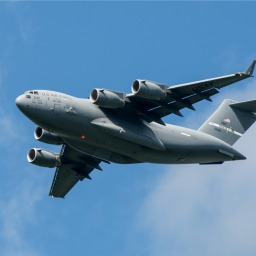
#> input picture PRECESSING/ImageData/plane_256x256.jpg, 256 x 256 px, found by its file name
$ jupyter execute --allow-errors ImageProcess.ipynb   (shell and % lines are left out)
#> lines starting #> are read from the running program, lines starting #| are printed output that depends on the picture; after the words box and inside, x2 and y2 are one past the last pixel; in counts of white or black regions, pixels touching at a corner belong together
[cell 1]
"""
图像打开
平滑，钝化，锐化，裁剪，对比对提升
颜色分离
"""


import cv2
cv2.__version__

[cell 2]
image=cv2.imread("skitlearn/PRECESSING/ImageData/plane.jpg",cv2.IMREAD_GRAYSCALE)
import matplotlib.pyplot as plt

#> (the rest of this cell did not finish here and is left out)

[cell 3]
import numpy as np
image=np.array(image)
image.shape

[cell 4]
image.ndim
#> Out = 0

[cell 5]
image_bgr=cv2.imread("skitlearn/PRECESSING/ImageData/plane.jpg",cv2.IMREAD_COLOR)#BGR
#> (the rest of this cell did not finish here and is left out)

[cell 6]
image_bgr=cv2.imread("skitlearn/PRECESSING/ImageData/plane.jpg",cv2.IMREAD_COLOR)
#> (the rest of this cell did not finish here and is left out)

#> (a cell that did not finish here is left out)

[cell 8]
image=cv2.imread("skitlearn/PRECESSING/ImageData/plane_256x256.jpg",cv2.IMREAD_GRAYSCALE)
#> image: shape (256, 256); min 0, max 252, mean 124.4
image_blurry=cv2.blur(image,(50,50))
plt.imshow(image_blurry,cmap='gray')
plt.show()

[cell 9]
image_rgb=cv2.imread("skitlearn/PRECESSING/ImageData/plane_256x256.jpg",cv2.IMREAD_COLOR)
#> image_rgb is the input picture: shape (256, 256, 3); mean B, G, R 169, 133.1, 90.5
image_rgb=cv2.cvtColor(image_rgb,cv2.COLOR_BGR2RGB)
plt.imshow(image_rgb)
plt.show()

[cell 10]
kernel=[
    [0,-1,0],
    [-1,4,-1],
    [0,-1,0]
]
kernel=np.array(kernel)
image_sharp=cv2.filter2D(image_rgb,-1,kernel)
plt.imshow(image_sharp)
plt.show()

[cell 11]
kernel=[
    [0,-1,0],
    [-1,5,-1],
    [0,-1,0]
]
kernel=np.array(kernel)
image_sharp=cv2.filter2D(image_rgb,-1,kernel)
plt.imshow(image_sharp)
plt.show()

[cell 12]
image_gray=cv2.imread("skitlearn/PRECESSING/ImageData/plane_256x256.jpg",cv2.IMREAD_GRAYSCALE)

[cell 13]
image_enhance=cv2.equalizeHist(image_gray)
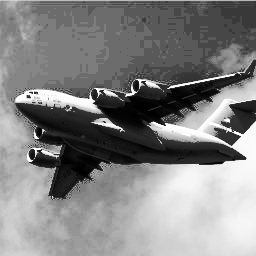
#> image_enhance: shape (256, 256); min 0, max 255, mean 130.8
plt.imshow(image_enhance,cmap='gray')
plt.show()

[cell 14]
image_yuv=cv2.cvtColor(image_rgb,cv2.COLOR_RGB2YUV)
#> image_yuv: shape (256, 256, 3); mean of channels 0, 1, 2 124.4, 149.9, 98.3
image_yuv[:,:,0]=cv2.equalizeHist(image_yuv[:,:,0])
#> image_yuv: shape (256, 256, 3); mean of channels 0, 1, 2 130.8, 149.9, 98.3
image_enhance_rgb=cv2.cvtColor(image_yuv,cv2.COLOR_YUV2RGB)
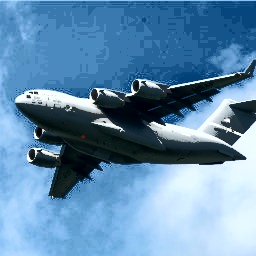
#> image_enhance_rgb: shape (256, 256, 3); mean R, G, B 97.1, 139.4, 174
plt.imshow(image_enhance_rgb)
plt.show()

[cell 15]
image_bgr=cv2.imread("skitlearn/PRECESSING/ImageData/plane_256x256.jpg",cv2.IMREAD_COLOR)
img_hsv = cv2.cvtColor(image_bgr, cv2.COLOR_BGR2HSV)  #色调饱和度亮度
#> img_hsv: shape (256, 256, 3); mean H, S, V 102.7, 121.2, 169.1
lower_blue = np.array([50, 100, 50])
upper_blue=np.array([130,255,255])
mask=cv2.inRange(img_hsv,lower_blue,upper_blue)
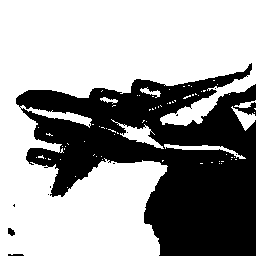
#> mask: shape (256, 256); 62.1% white; 11 black regions (8 under 20 px), largest, box (x1, y1, x2, y2) and area: (16, 63, 256, 256) 24724, (8, 228, 15, 236) 40, (8, 254, 24, 256) 29

image_masked=cv2.bitwise_and(image_bgr,image_bgr,mask=mask)
image_masked=cv2.cvtColor(image_masked,cv2.COLOR_BGR2RGB)
plt.imshow(image_masked)
plt.show()

[cell 16]
max_output_value = 255
mytest=cv2.imread("skitlearn/PRECESSING/ImageData/mytest.png",cv2.IMREAD_GRAYSCALE)
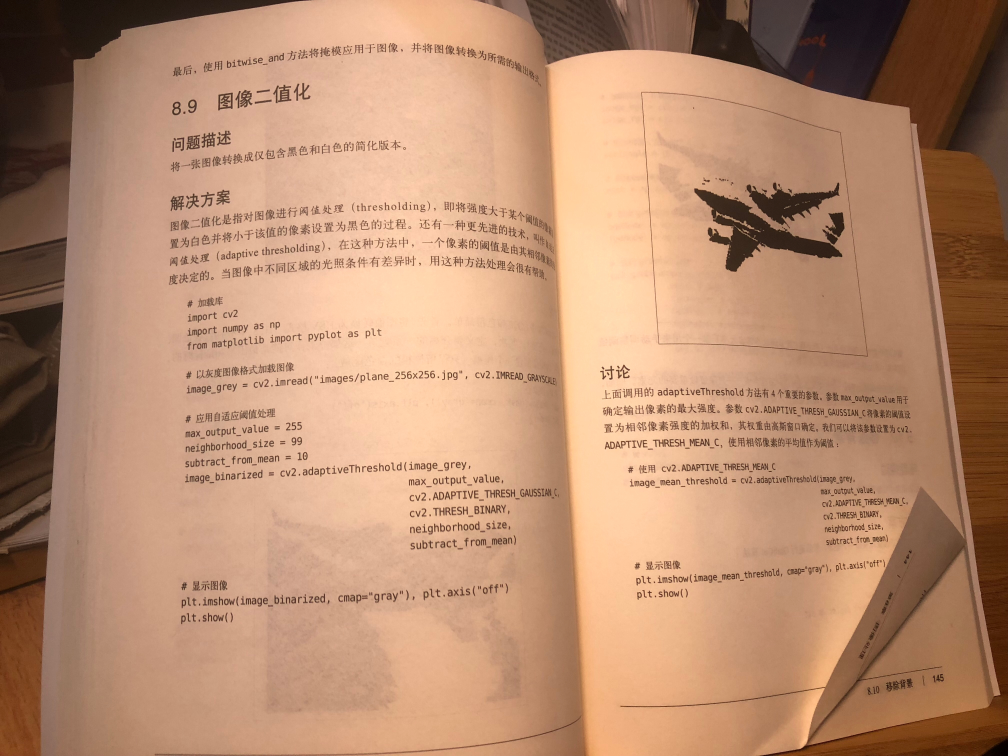
#> input picture PRECESSING/ImageData/mytest.png, 4032 x 3024 px, found by its file name (shown at 1/4 size)
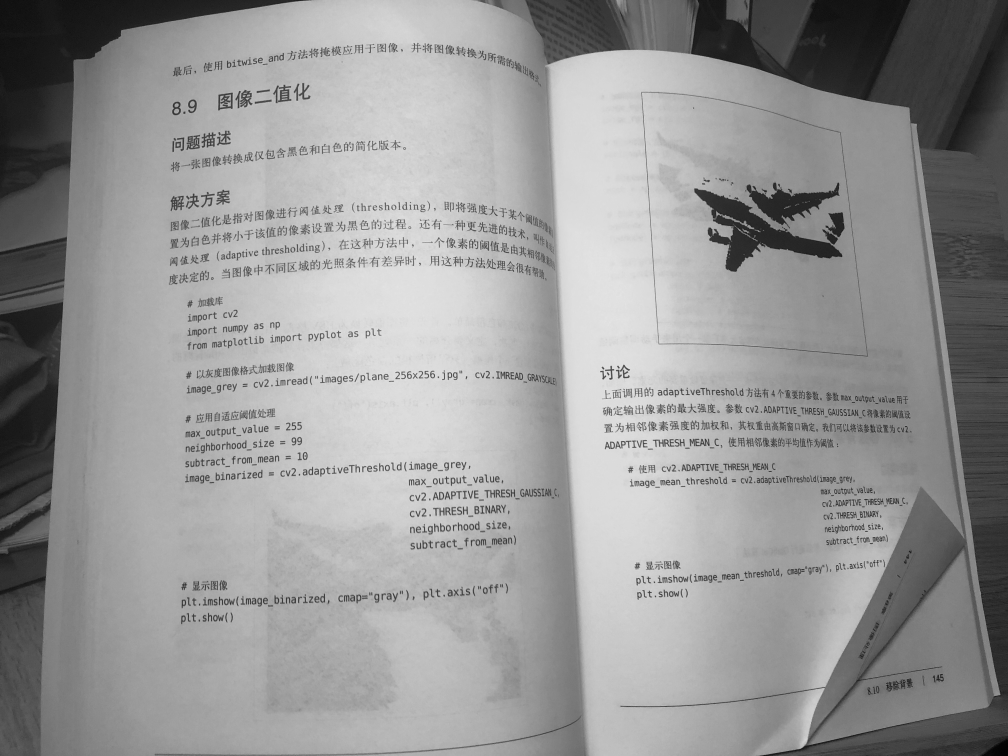
#> mytest: shape (3024, 4032) (shown at 1/4 size); min 0, max 240, mean 150.4
neighbour_size = 35
subtract_from_mean = 5
image_binary=cv2.adaptiveThreshold(
    mytest,255,cv2.ADAPTIVE_THRESH_MEAN_C,cv2.THRESH_BINARY,neighbour_size,subtract_from_mean
)
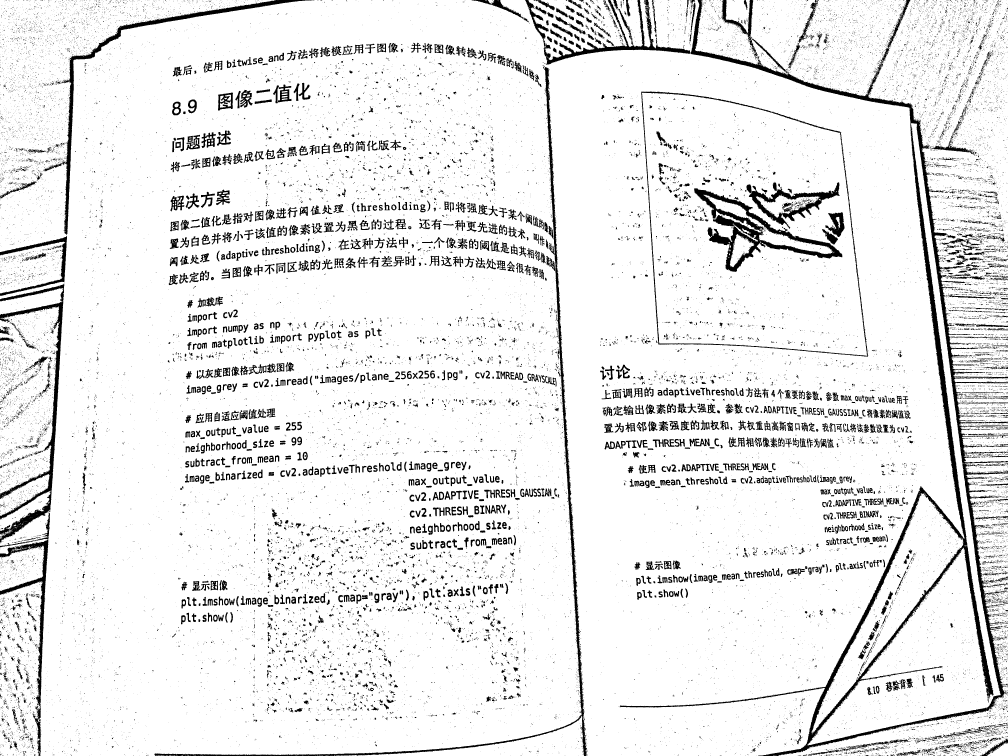
#> image_binary: shape (3024, 4032) (shown at 1/4 size); 91.5% white; 36175 black regions (32856 under 20 px), largest, box (x1, y1, x2, y2) and area: (2101, 0, 4032, 3024) 176897, (617, 265, 2350, 3024) 40714, (2776, 753, 3370, 1088) 36928
plt.imshow(image_binary,cmap='gray')
plt.show(image_binary.all())
cv2.imwrite("skitlearn/PRECESSING/ImageData/testresult.jpeg",image_binary)
#> Out = True

[cell 17]
median_intensity=np.median(image_gray)
#> median_intensity = 132
lower_thresh=int(max(0,(1-0.33)*median_intensity))
#> lower_thresh = 88
upper_thresh=int(min(255,(1+0.33)*median_intensity))
#> upper_thresh = 175
image_canny=cv2.Canny(image_gray,lower_thresh,upper_thresh)
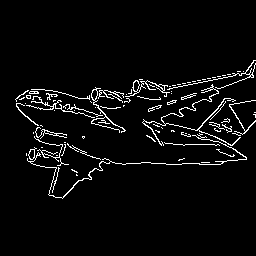
#> image_canny: shape (256, 256); 4.3% white in thin lines or dots, all inside (x1, y1, x2, y2) = (15, 60, 256, 199)
plt.imshow(image_canny,cmap='gray')
plt.show()
print(image_canny)
#> (printed output is left out)

[cell 18]
image_gray.shape
#> Out = (256, 256)

[cell 19]
image_rgb=cv2.imread("skitlearn/PRECESSING/ImageData/plane_256x256.jpg",cv2.IMREAD_COLOR)
image_rgb=cv2.cvtColor(image_rgb,cv2.COLOR_BGR2RGB)
image_gray_float=np.float32(image_gray)
block_size=2
aperture=29
free_parameter=0.04
detector_responses=cv2.cornerHarris(image_gray_float,block_size,aperture,free_parameter)
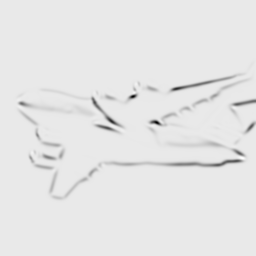
#> detector_responses: shape (256, 256) float32; min -3e+36, max 2.81e+35, mean -inf; drawn with min black and max white
detector_responses=cv2.dilate(image_gray_float,None)
threshold=0.8
image_rgb[detector_responses>threshold*detector_responses.max()]=[255,255,255]
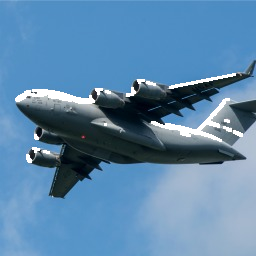
#> image_rgb: shape (256, 256, 3); mean R, G, B 92.9, 135, 170.7
image_gray2=cv2.cvtColor(image_rgb,cv2.COLOR_RGB2GRAY)
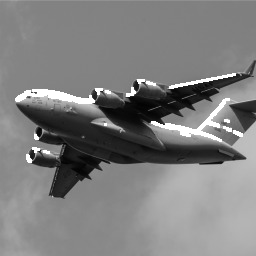
#> image_gray2: shape (256, 256); min 1, max 255, mean 126.4
plt.imshow(image_gray2,cmap='gray')
plt.show()
